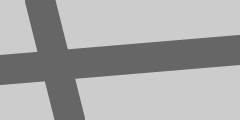
Frame 1 (no input)
Frame 60 (no input): identical to frame 1, image omitted
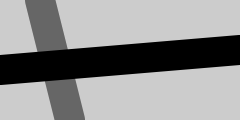
Frame 120 (the mouse pressed at the canvas centre since frame 60)

The p5.js sketch that drew these frames (run headless with seeded random() and noise() and a simulated clock; from frame 60 on, the mouse is pressed at the canvas centre):

// p5.js sketch
// ── sketch.js
//Variables booleanas
//Sólo tienen dos valores posibes [true] y [false]

//mouseIsPressed >> cuando está siendo presionado su valor es [true]

function setup() {
  createCanvas(240, 120);
  
  //un recurso útil para evitar tener que crear rectángulos
  strokeWeight(30);
}

function draw() {
  background(204);
  
  //esto traza la línea del fondo. Va por fuera del [if] porque si no se colorea también.
  stroke(102);
  line(40, 0, 70, height);
  
  //si se cumple x, hacer y.
  //si se presiona el mouse, hacer la línea negra
  if (mouseIsPressed == true) {
  stroke(0);
  }
  
  //la línea
  //va por fuera, si se pone dentro del if sólo aparece cuando se hace click. obedece primero al if. 
  line(0,70,width,50);
}
